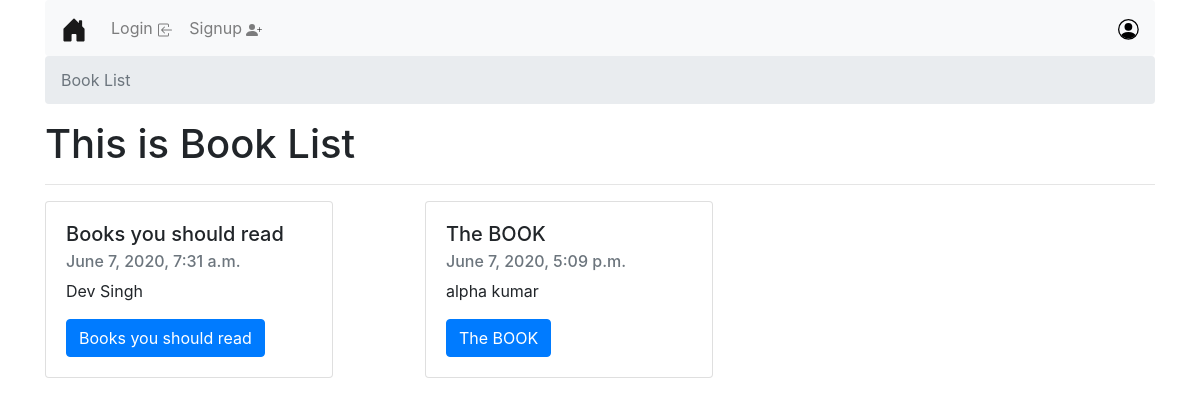
The page / on the database its author committed.
### books/models.py (models this page shows)
class Book(models.Model):
    authors = models.ManyToManyField(Author)
    title = models.CharField(max_length=100)
    publication_date = models.DateTimeField()
    isbn = models.CharField(max_length=16)
    slug = models.SlugField()
    cover = models.ImageField()
    price = models.FloatField()
    def __str__(self):
        return self.title
    def get_absolute_url(self):
        return reverse("books:book-detail", kwargs={
        'slug':self.slug
        })

class Author(models.Model):
    first_name = models.CharField(max_length=30)
    last_name = models.CharField(max_length=30)
    slug = models.SlugField()
    def __str__(self):
        return f"{self.first_name} {self.last_name}"

### books/views.py (the view)
# urls.py: path('',book_list,name='book-list'),
def book_list(request):
    queryset = Book.objects.all()
    context = {
        'queryset': queryset
    }
    return render (request, 'book_list.html', context)

### templates/book_list.html
{% extends "base.html" %}
{% block breadcrumb %}
    <nav aria-label="breadcrumb">
      <ol class="breadcrumb">
        <li class="breadcrumb-item active" aria-current="page">Book List</li>
    </ol>
    </nav>
{% endblock breadcrumb %}
{% block content %}
<h1>This is Book List</h1>
<hr>
<div class="row">
  {% for book in queryset  %}
  <div class="col-4">
  <div class="card" style="width: 18rem;">
    <div class="card-body">
      <h5 class="card-title">{{book.title}}</h5>
      <h6 class="card-subtitle mb-2 text-muted">{{ book.publication_date}}</h6>
      <p class="card-text">
          {% for author in book.authors.all  %}
              <span>{{ author}}</span> {% if book.authors.count > 1 %} |{% endif%}
          {% endfor %}
      </p>
      <a href="{{ book.get_absolute_url }}" class="btn btn-primary">{{ book }}</a>
    </div>
  </div>
</div>
    {% endfor %}
</div>
{% endblock content %}

### rows shown on the page
Book: title "Books you should read", publication_date "June 7, 2020, 7:31 a.m."
Author: first_name+last_name "Dev Singh"
Book: title "The BOOK", publication_date "June 7, 2020, 5:09 p.m."
Author: first_name+last_name "alpha kumar"
